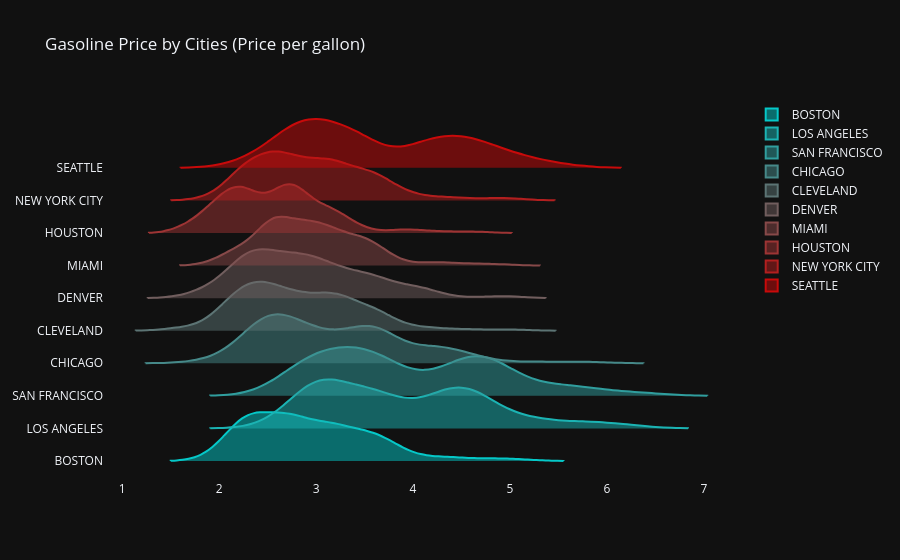

Notebook source saved alongside this figure:
### Code cell
plotting_gasoline_by_group(df_pivot,cities,'Cities')

### Figure 1 — Plotly figure (JSON) as saved in the notebook; plotly's stock layout.template omitted (floating-point values rounded to 4 significant figures; data arrays with more than 128 entries replaced by an {"elided": "..."} marker saying what was removed)
{"data": [{"line": {"color": "rgb(5.0, 200.0, 200.0)"}, "name": "BOSTON", "orientation": "h", "points": false, "side": "positive", "type": "violin", "width": 3, "x": {"elided": "568 float values"}}, {"line": {"color": "rgb(26.666666666666668, 178.88888888888889, 178.88888888888889)"}, "name": "LOS ANGELES", "orientation": "h", "points": false, "side": "positive", "type": "violin", "width": 3, "x": {"elided": "568 float values"}}, {"line": {"color": "rgb(48.333333333333336, 157.77777777777777, 157.77777777777777)"}, "name": "SAN FRANCISCO", "orientation": "h", "points": false, "side": "positive", "type": "violin", "width": 3, "x": {"elided": "568 float values"}}, {"line": {"color": "rgb(70.0, 136.66666666666669, 136.66666666666669)"}, "name": "CHICAGO", "orientation": "h", "points": false, "side": "positive", "type": "violin", "width": 3, "x": {"elided": "568 float values"}}, {"line": {"color": "rgb(91.66666666666667, 115.55555555555556, 115.55555555555556)"}, "name": "CLEVELAND", "orientation": "h", "points": false, "side": "positive", "type": "violin", "width": 3, "x": {"elided": "568 float values"}}, {"line": {"color": "rgb(113.33333333333334, 94.44444444444444, 94.44444444444444)"}, "name": "DENVER", "orientation": "h", "points": false, "side": "positive", "type": "violin", "width": 3, "x": {"elided": "568 float values"}}, {"line": {"color": "rgb(135.0, 73.33333333333334, 73.33333333333334)"}, "name": "MIAMI", "orientation": "h", "points": false, "side": "positive", "type": "violin", "width": 3, "x": {"elided": "568 float values"}}, {"line": {"color": "rgb(156.66666666666669, 52.22222222222223, 52.22222222222223)"}, "name": "HOUSTON", "orientation": "h", "points": false, "side": "positive", "type": "violin", "width": 3, "x": {"elided": "568 float values"}}, {"line": {"color": "rgb(178.33333333333334, 31.111111111111114, 31.111111111111114)"}, "name": "NEW YORK CITY", "orientation": "h", "points": false, "side": "positive", "type": "violin", "width": 3, "x": {"elided": "568 float values"}}, {"line": {"color": "rgb(200.0, 10.0, 10.0)"}, "name": "SEATTLE", "orientation": "h", "points": false, "side": "positive", "type": "violin", "width": 3, "x": {"elided": "568 float values"}}], "layout": {"title": {"text": "Gasoline Price by Cities (Price per gallon)"}, "xaxis": {"showgrid": false, "zeroline": false}}}
